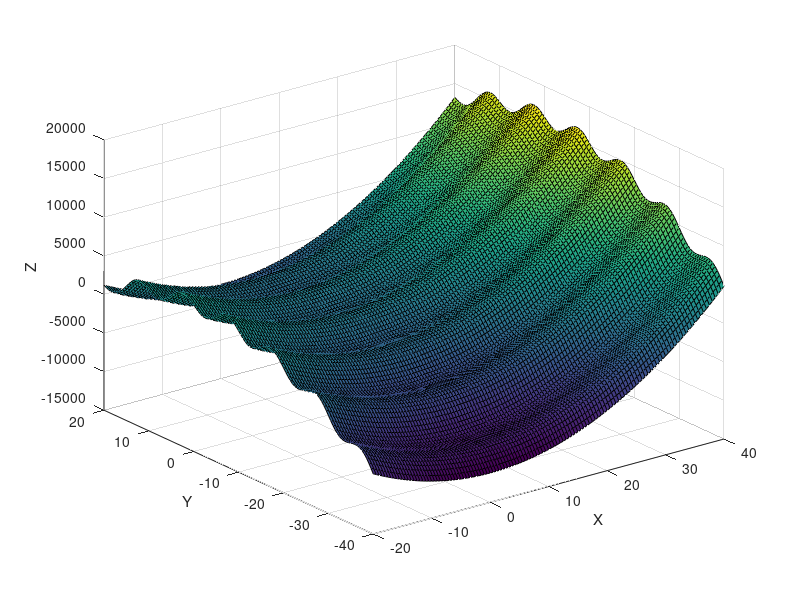

MATLAB code for this plot:
clear all
close all
clc

[X,Y] = meshgrid(-20:0.5:40,-40:0.5:20);
Z = 10*X.^2 - 7*Y.^2 + 1000*sin(2*pi*0.1*Y);
surf(X,Y,Z)
xlabel('X')
ylabel('Y')
zlabel('Z')
